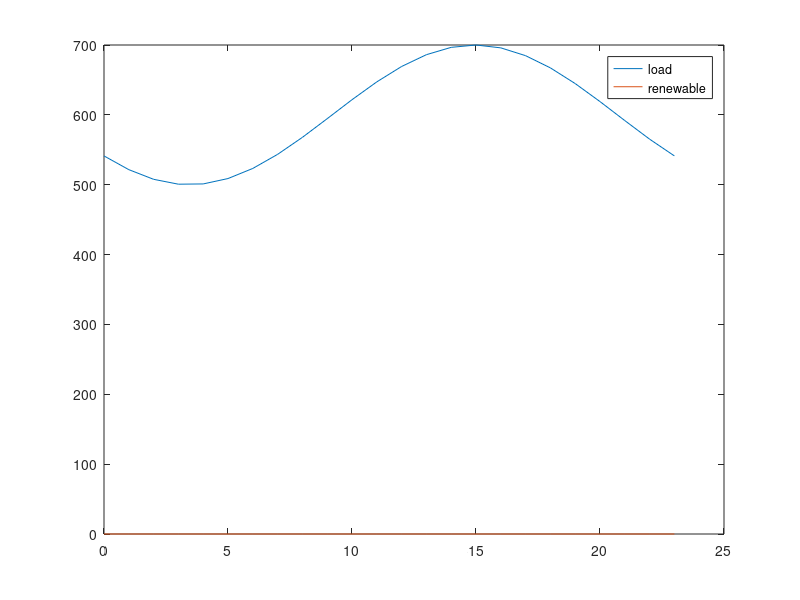

Write MATLAB code to recreate this figure. (Note: this script raises an error after producing the figure.)
clear all

% Runs simulation for the lifetime of the battery

%% Tunables 

life=50400;
Endlife_cap = 0.5;
Starting_cap = 1;
Simu_interval = 720; % one month for degredation interval

ESCap = 20; % MW
ESallowed = 0.8;

k_dollar_coal = 2.37; % dollar/mmbtu, 2014: 2.37, 2017: 2.22
k_dollar_gas = 5.00; % dollar/mmbtu, 2014: 5.00, 2017: 3.67

%emissions factors
k_coal = 206*0.453592; % CO2 kg/mmbtu 
k_gas = 117*0.453592; % CO2 kg/mmbtu 
k_coal_nox = 0.227*0.453592;
k_gas_nox = 0.116*0.453592;
k_coal_so2 = 0.15713*0.453592;
k_gas_so2 = 0.001*0.453592;

k_co2=[k_gas,k_coal,k_gas,k_gas];
k_nox=[k_gas_nox,k_coal_nox,k_gas_nox,k_gas_nox]; 
k_so2=[k_gas_so2,k_coal_so2,k_gas_so2,k_gas_so2]; 

k_dollar=[k_dollar_gas,k_dollar_coal,k_dollar_gas,k_dollar_gas]; 

Flag_wind=0; % 0 for no renewables 1 for renewables
Flag_solar=0;
t_vec = [0:23]';
load_profile = 100*sin(linspace(-0.8*pi,1.2*pi,length(t_vec)))+600;

%wind bellow
wind = Flag_wind*[141.1454209 164.3588944 117.67492 81.14462355 60.24906746 75.97386229 66.24155752 53.00033944 54.0897504 56.28039471 45.30936663 31.58459838 38.24235306 55.3985323 67.19698144 63.89313544 76.75370188 82.61862694 100.3076893 121.2392963 142.839525 148.6643123 161.1639311 145.8123442]; % wind
%solar bellow
solar = Flag_solar*[0 0 0 0 0 0 0 0 2.761714555 187.1547077 307.7808614 260.2846929 282.7520984 260.9285882 373.699438 294.5867518 181.2343721 0 0 0 0 0 0 0];

wind_profile=(wind+solar);

figure
plot(t_vec,load_profile,t_vec,wind_profile)
legend('load','renewable')
fname = 'C:/filepath';
saveas(gca, fullfile(fname,'load'),'fig');

%%
up_min_vec = [4,12,4.5,5];% 
down_min_vec = [4,12,4.5,5];

alpha_load = 0.03;
alpha_wind = 0.05;

mpc = loadcase('case_yl9bus');
baseMVA = mpc.baseMVA;

% Change line constraints
mpc.branch(:,6) = 170*ones(size(mpc.branch,1),1);
mpc.branch(1,6) = 1000;
mpc.branch(4,6) = 1000;
mpc.branch(7,6) = 1000;

% Change generator limits (ineq, linear)
mpc.gen(1:4,9:10) = [250,100;160,64;240,96;150,60]; 
%(rows, columns)

%% Calculating coal cost curves
coef_Hunter_3 = [0.0144,21.077,9080,117483];  % Input/output curve, y(1000 Btu/h), x(MW)
x_Hunter = (10:1:100)';
y_Hunter = polyval(coef_Hunter_3,x_Hunter);

coef_Hunter_2 = polyfit(x_Hunter,y_Hunter,2);
y_Hunter_fit = polyval(coef_Hunter_2,x_Hunter);

coef_Hunter_cost = coef_Hunter_2*k_dollar_coal*10^(-3);
cost_Hunter = polyval(coef_Hunter_cost,x_Hunter);

Hunter_max = 100;

g2_max=mpc.gen(2,9);

g2_ratio=g2_max/Hunter_max;

g2_cost=[coef_Hunter_cost(1)/g2_ratio,coef_Hunter_cost(2),coef_Hunter_cost(3)*g2_ratio];

%% Calculating gas cost curves
coef_Moss_3 = [-0.0013,2.955,6561.2,662025];  % Input/output curve, y(1000 Btu/h), x(MW)
x_Moss = (10:10:750)'; % MW
y_Moss = polyval(coef_Moss_3,x_Moss); % 1000 Btu/h

coef_Moss_2 = polyfit(x_Moss,y_Moss,2); %fits a polynomial line of 2 degrees (Ax^2+Bx+C)
y_Moss_fit = polyval(coef_Moss_2,x_Moss); %uses the two polynominal line to create a new line

coef_Moss_cost = coef_Moss_2*k_dollar_gas*10^(-3);
cost_Moss = polyval(coef_Moss_cost,x_Moss);

Moss_max = 750;

g1_max=mpc.gen(1,9);
g3_max=mpc.gen(3,9);
g4_max=mpc.gen(4,9);

g1_ratio=g1_max/Moss_max;
g3_ratio=g3_max/Moss_max;
g4_ratio=g4_max/Moss_max;

g1_cost = [coef_Moss_cost(1)/g1_ratio,coef_Moss_cost(2),coef_Moss_cost(3)*g1_ratio];
g3_cost = [coef_Moss_cost(1)/g3_ratio,coef_Moss_cost(2),coef_Moss_cost(3)*g3_ratio];
g4_cost = [coef_Moss_cost(1)/g4_ratio,coef_Moss_cost(2),coef_Moss_cost(3)*g4_ratio];

%%
mpc.gencost(1,5:7) = g1_cost; 
mpc.gencost(2,5:7) = g2_cost;
mpc.gencost(3,5:7) = g3_cost;
mpc.gencost(4,5:7) = g4_cost;

%%
% Change reserve cost
Rcost = [5;10;4;4;5;10;4;4]*baseMVA; %heavy coal case

c_on = [3.99*mpc.gen(1,9)+3.67*mpc.gen(1,9)*k_dollar_gas;5.61*mpc.gen(2,9)+7.5*mpc.gen(2,9)*k_dollar_coal;
    3.99*mpc.gen(3,9)+3.67*mpc.gen(3,9)*k_dollar_gas;3.99*mpc.gen(4,9)+3.67*mpc.gen(4,9)*k_dollar_gas]; % $ per occurance

c_off = [3.99*mpc.gen(1,9);5.61*mpc.gen(2,9);3.99*mpc.gen(3,9);3.99*mpc.gen(4,9)]; % $ per occurance
c_rES = 0.1;

mileage = 7.364;
eff=0.9;
Rinc=0.04;
EOL_eff=1-(1-eff)*(Rinc+1);
eff_loss=(eff-EOL_eff)/life*24*30; 

%% prepare

Current_cap = Starting_cap;
Current_t = 0;
tvec = [];
co2_vec = [];
so2_vec = [];
nox_vec = [];
cap_vec = [];
coal_vec=[];
gas_vec=[];
F_coal=[];
F_gas=[];
g1_nES=[];
g2_nES=[];
g3_nES=[];
g4_nES=[];
g1=[];
g2=[];
g3=[];
g4=[];
g1_vec=[];
g2_vec=[];
g3_vec=[];
g4_vec=[];
BaseLoad = 143+159+198; 

n_interval = length(t_vec);
n_generator = 4;
n_wind = 1;
n_reserve = 4;
n_ES = 1;
n_branch = 9;
n_bus = 9;

%% cost
cost_coef = mpc.gencost(1:4,5:7);
Q_gen = diag(cost_coef(:,1))*baseMVA^2; %making cost in 1st column of cost_coef into the diagonal of a 4x4
c_gen = cost_coef(:,2)*baseMVA;
c_gen_c = cost_coef(:,3);
c_reserve = Rcost(1:n_reserve)*2;

CrES = zeros(n_bus,1);
CrES(8,1) = 1;

% power flow (eq, linear)
Bmatrix = zeros(n_bus,n_bus);
branch_info = mpc.branch;
for i = 1:n_branch
    ind_i = branch_info(i,1);
    ind_j = branch_info(i,2);
    bij = 1/branch_info(i,4);
    Bmatrix(ind_i,ind_j) = -bij;
    Bmatrix(ind_j,ind_i) = -bij;
end

Bmatrix = Bmatrix + diag(-sum(Bmatrix,2));

bus_info = mpc.bus;

Cg = zeros(n_bus,n_generator);
Cg(1,1) = 1;
Cg(2,2) = 1;
Cg(3,3) = 1;
Cg(6,4) = 1;

Cw = zeros(n_bus,n_wind);
Cw(8,1) = 1;

% generator limits (ineq, linear)
gen_limits = mpc.gen(1:4,9:10)/baseMVA;

% line constraints (ineq, linear)
Smax = mpc.branch(:,6)/baseMVA;

Bline = zeros(n_branch,n_branch);
for i = 1:n_branch
    ind_i = branch_info(i,1);
    ind_j = branch_info(i,2);
    bij = 1/branch_info(i,4);
    Bline(i,ind_i) = bij;
    Bline(i,ind_j) = -bij;
end

% prepare for cvx
Q_gen_cvx = [];
c_gen_cvx = [];
c_gen_c_cvx = [];
c_reserve_cvx = [];
c_on_cvx = [];
c_off_cvx = [];
c_rES_cvx = [];
Cg_cvx = [];
Cw_cvx = [];
CrES_cvx = [];
Bmatrix_cvx = [];
Sd_cvx = [];
gen_max_cvx = [];
gen_min_cvx = [];
wind_forecast_cvx = [];
Smax_cvx = [];
Bline_cvx = [];


for i = 1:n_interval 
    
    % Change loads
    loadamp = load_profile(i)/BaseLoad;
    mpc.bus(:,3:4) = loadamp*bus_info(:,3:4);
    Sd =mpc.bus(:,3)/baseMVA;
    
    % Change generator bounds
    wind_forecast = wind_profile(i);
    mpc.gen(5,9:10) = [wind_forecast,0]; % wind
    
    % Matrices
    Q_gen_cvx = blkdiag(Q_gen_cvx,Q_gen);
    c_gen_cvx = [c_gen_cvx;c_gen];
    c_gen_c_cvx = [c_gen_c_cvx;c_gen_c];
    c_reserve_cvx = [c_reserve_cvx;c_reserve];
    c_on_cvx = [c_on_cvx;c_on];
    c_off_cvx = [c_off_cvx;c_off];
    c_rES_cvx = [c_rES_cvx;c_rES];
    
    Cg_cvx = blkdiag(Cg_cvx,Cg);
    Cw_cvx = blkdiag(Cw_cvx,Cw);
    CrES_cvx = blkdiag(CrES_cvx,CrES);
    Bmatrix_cvx = blkdiag(Bmatrix_cvx,Bmatrix);
    Sd_cvx = [Sd_cvx;Sd];
    
    gen_max_cvx = [gen_max_cvx;gen_limits(:,1)];
    gen_min_cvx = [gen_min_cvx;gen_limits(:,2)];
    wind_forecast_cvx = [wind_forecast_cvx;wind_forecast];
    
    Smax_cvx = [Smax_cvx;Smax];
    Bline_cvx = blkdiag(Bline_cvx,Bline);
    
end

cvx_begin

variables p(n_generator*n_interval) pw(n_wind*n_interval) theta(n_bus*n_interval) r(n_reserve*n_interval)
variable u(n_generator*n_interval) binary
variable v(n_generator*n_interval) binary
variable w(n_generator*n_interval) binary

minimize (quad_form(p,Q_gen_cvx) + c_gen_cvx'*p + c_reserve_cvx'*r + c_on_cvx'*v + c_off_cvx'*w + c_gen_c_cvx'*u)

subject to
-Cg_cvx*p - Cw_cvx*pw + Bmatrix_cvx*theta + Sd_cvx == 0
p + r <= gen_max_cvx.*u
p - r >= gen_min_cvx.*u
0 <= pw <= wind_forecast_cvx/baseMVA

for i = 1:n_interval
    theta_i = theta((i-1)*n_bus+1:i*n_bus);
    u_i = u((i-1)*n_generator+1:i*n_generator);
    -Smax <= Bline*theta((i-1)*n_bus+1:i*n_bus) <= Smax
    
    theta((i-1)*n_bus+1) == 0
    r_i = r((i-1)*n_reserve+1:i*n_reserve);
    r_demand_i = alpha_wind*pw(i)+alpha_load*load_profile(i)/baseMVA;
    sum(r_i) >= r_demand_i
end

r >= 0

u_0_length = max(max(up_min_vec),max(down_min_vec))+1;
u_0 = ones(n_generator*u_0_length,1);
u_extend = [u_0;u];

for k = 1:n_generator
    up_min = up_min_vec(k);
    down_min = down_min_vec(k);
    for i = 2:(n_interval+u_0_length)
        u_i = u_extend((i-1)*n_generator+k);
        u_iminus = u_extend((i-2)*n_generator+k);
        if (n_interval+u_0_length-i) >= down_min
            for j = 1:down_min-1
                u_j = u_extend((i-1+j)*n_generator+k);
                u_iminus - u_i + u_j <= 1
            end
        else
            for j = 1:(n_interval+u_0_length-i)
                u_j = u_extend((i-1+j)*n_generator+k);
                u_iminus - u_i + u_j <= 1
            end
        end
        if (n_interval+u_0_length-i) >= up_min
            for j = 1:up_min-1
                u_j = u_extend((i-1+j)*n_generator+k);
                -u_iminus + u_i - u_j <= 0
            end
        else
            for j = 1:(n_interval+u_0_length-i)
                u_j = u_extend((i-1+j)*n_generator+k);
                -u_iminus + u_i - u_j <= 0
            end
        end
    end
end

for i = 1:n_interval
    u_i = u((i-1)*n_generator+1:i*n_generator);
    if i == 1
        u_iminus = u_0(end-3:end);
    else
        u_iminus = u((i-2)*n_generator+1:(i-1)*n_generator);
    end
    v_i = v((i-1)*n_generator+1:i*n_generator);
    w_i = w((i-1)*n_generator+1:i*n_generator);
    -u_iminus + u_i - v_i <= 0
    u_iminus - u_i - w_i <= 0
end

cvx_end

p_noES = p;
pw_noES = pw;
r_noES = r;
u_noES = u;
v_noES = v;
w_noES = w;

d=1;

while Current_cap > Endlife_cap
    
    Current_t;
    
    if (Current_t) == 0
        Current_cap;
    else
        Current_cap = Starting_cap-(1-f_BatteryDegrade_Xu(Current_t))
    end
    tvec = [tvec;Current_t];
    cap_vec = [cap_vec;Current_cap];
    Current_t = Current_t + Simu_interval %simulation interval needs to be converted from hours to days
    
    ESavailable = ESCap*Current_cap*ESallowed/2; %%% this should just be ESCap
    maxES = ESavailable/baseMVA;
    
    
    
    %%
    
    clearvars p pw theta r u v w
    
    cvx_begin
    
    variables p(n_generator*n_interval) pw(n_wind*n_interval) theta(n_bus*n_interval) r(n_reserve*n_interval) rES(n_ES*n_interval)
    variable u(n_generator*n_interval) binary
    variable v(n_generator*n_interval) binary
    variable w(n_generator*n_interval) binary
    
    minimize (quad_form(p,Q_gen_cvx) + c_gen_cvx'*p + c_reserve_cvx'*r + c_on_cvx'*v + c_off_cvx'*w + c_rES_cvx'*rES + c_gen_c_cvx'*u)
    
    beta = mileage/24*(1-eff);
    eff=eff-eff_loss;
    
    subject to
    -Cg_cvx*p - Cw_cvx*pw + Bmatrix_cvx*theta + Sd_cvx + CrES_cvx*rES*beta == 0
    p + r <= gen_max_cvx.*u
    p - r >= gen_min_cvx.*u
    0 <= pw <= wind_forecast_cvx/baseMVA
    
    for i = 1:n_interval
        theta_i = theta((i-1)*n_bus+1:i*n_bus);
        u_i = u((i-1)*n_generator+1:i*n_generator);
        -Smax <= Bline*theta((i-1)*n_bus+1:i*n_bus) <= Smax
        
        theta((i-1)*n_bus+1) == 0
        r_i = r((i-1)*n_reserve+1:i*n_reserve);
        rES_i = rES((i-1)*n_ES+1:i*n_ES);
        r_demand_i = alpha_wind*pw(i)+alpha_load*load_profile(i)/baseMVA;
        sum(r_i) + sum(rES_i) >= r_demand_i
    end
    
    r >= 0
    0 <= rES <= maxES
    
    u_0_length = max(max(up_min_vec),max(down_min_vec))+1;
    u_0 = ones(n_generator*u_0_length,1); 
    u_extend = [u_0;u];
    for k = 1:n_generator
        up_min = up_min_vec(k);
        down_min = down_min_vec(k);
        for i = 2:(n_interval+u_0_length)
            u_i = u_extend((i-1)*n_generator+k);
            u_iminus = u_extend((i-2)*n_generator+k);
            if (n_interval+u_0_length-i) >= down_min
                for j = 1:down_min-1
                    u_j = u_extend((i-1+j)*n_generator+k);
                    u_iminus - u_i + u_j <= 1
                end
            else
                for j = 1:(n_interval+u_0_length-i)
                    u_j = u_extend((i-1+j)*n_generator+k);
                    u_iminus - u_i + u_j <= 1;
                end
            end
            if (n_interval+u_0_length-i) >= up_min
                for j = 1:up_min-1
                    u_j = u_extend((i-1+j)*n_generator+k);
                    -u_iminus + u_i - u_j <= 0
                end
            else
                for j = 1:(n_interval+u_0_length-i)
                    u_j = u_extend((i-1+j)*n_generator+k);
                    -u_iminus + u_i - u_j <= 0
                end
            end
        end
    end
    
    for i = 1:n_interval
        u_i = u((i-1)*n_generator+1:i*n_generator);
        if i == 1
            u_iminus = u_0(end-3:end);
        else
            u_iminus = u((i-2)*n_generator+1:(i-1)*n_generator);
        end
        v_i = v((i-1)*n_generator+1:i*n_generator);
        w_i = w((i-1)*n_generator+1:i*n_generator);
        -u_iminus + u_i - v_i <= 0
        u_iminus - u_i - w_i <= 0
    end
    
    cvx_end
    
    
    for i = 1:n_interval
        
        p_i = p_noES((i-1)*n_generator+1:i*n_generator);
        p1_noES(i,1) = p_i(1);
        p2_noES(i,1) = p_i(2);
        p3_noES(i,1) = p_i(3);
        p4_noES(i,1) = p_i(4);
        
        u_i = u_noES((i-1)*n_generator+1:i*n_generator);
        u1_noES(i,1) = u_i(1);
        u2_noES(i,1) = u_i(2);
        u3_noES(i,1) = u_i(3);
        u4_noES(i,1) = u_i(4);
        
        r_i = r_noES((i-1)*n_generator+1:i*n_generator);
        r1_noES(i,1) = r_i(1);
        r2_noES(i,1) = r_i(2);
        r3_noES(i,1) = r_i(3);
        r4_noES(i,1) = r_i(4);
        
    end
    
    for i = 1:n_interval
        
        p_i = p((i-1)*n_generator+1:i*n_generator);
        p1(i,1) = p_i(1);
        p2(i,1) = p_i(2);
        p3(i,1) = p_i(3);
        p4(i,1) = p_i(4);
        
        u_i = u((i-1)*n_generator+1:i*n_generator);
        u1(i,1) = u_i(1);
        u2(i,1) = u_i(2);
        u3(i,1) = u_i(3);
        u4(i,1) = u_i(4);
        
        r_i = r((i-1)*n_generator+1:i*n_generator);
        r1(i,1) = r_i(1);
        r2(i,1) = r_i(2);
        r3(i,1) = r_i(3);
        r4(i,1) = r_i(4);
        
    end
    
    if (Current_t)==720
    figure 
    subplot(3,2,1)
    plot(t_vec,p1_noES*baseMVA,'-o',t_vec,p1*baseMVA,'--x','MarkerSize',3)
    hline = refline([0 100]);
    hline.Color='k';
    hline.LineStyle='--';
    hline = refline([0 250]);
    hline.Color='k';
    hline.LineStyle='--';
    legend('w/o ES','w ES','Location','northoutside','Orientation','Horizontal')
    xlim([0,23])
    
    ylabel('G1 MW (NG)')
    subplot(3,2,2)
    plot(t_vec,p2_noES*baseMVA,'-o',t_vec,p2*baseMVA,'--x','MarkerSize',3)
    hline = refline([0 64]);
    hline.Color='k';
    hline.LineStyle='--';
    hline = refline([0 160]);
    hline.Color='k';
    hline.LineStyle='--';
    xlim([0,23])

    ylabel('G2 MW (Coal)')
    subplot(3,2,3)
    plot(t_vec,p3_noES*baseMVA,'-o',t_vec,p3*baseMVA,'--x','MarkerSize',3)
    hline = refline([0 96]);
    hline.Color='k';
    hline.LineStyle='--';
    hline = refline([0 240]);
    hline.Color='k';
    hline.LineStyle='--';
    xlim([0,23])

    ylabel('G3 MW (NG)')
    subplot(3,2,4)
    plot(t_vec,p4_noES*baseMVA,'-o',t_vec,p4*baseMVA,'--x','MarkerSize',3)
    hline = refline([0 60]);
    hline.Color='k';
    hline.LineStyle='--';
    hline = refline([0 150]);
    hline.Color='k';
    hline.LineStyle='--';
    xlim([0,23])
    ylabel('G4 MW (NG)')
    
    subplot(3,2,5)
    plot(t_vec,pw_noES*baseMVA,'-o',t_vec,pw*baseMVA,'--x','MarkerSize',3)
    xlim([0,23])
    ylabel('Renewable MW')
    xlabel('Hours')
    saveas(gca, fullfile(fname,'Dispatch_Init'),'fig');

    figure %7
    subplot(3,2,1)
    plot(t_vec,r1_noES*baseMVA,'-o',t_vec,r1*baseMVA,'--x','MarkerSize',3)
    legend('w/o ES','w ES','Location','northoutside','Orientation','Horizontal')
    title('Reserve dispatch (MW)')
    xlim([0,23])
%     ylim([0,30])
    ylabel('G1 MW (NG)')
    subplot(3,2,2)
    plot(t_vec,r2_noES*baseMVA,'-o',t_vec,r2*baseMVA,'--x','MarkerSize',3)
    xlim([0,23])
%     ylim([0,30])
    ylabel('G2 MW (Coal)')
    subplot(3,2,3)
    plot(t_vec,r3_noES*baseMVA,'-o',t_vec,r3*baseMVA,'--x','MarkerSize',3)
    xlim([0,23])
%     ylim([0,30])
    ylabel('G3 MW (NG)')
    subplot(3,2,4)
    plot(t_vec,r4_noES*baseMVA,'-o',t_vec,r4*baseMVA,'--x','MarkerSize',3)
    xlim([0,23])
%     ylim([0,30])
    ylabel('G4 MW (NG)')
    subplot(3,2,5)
    plot(t_vec,zeros(length(t_vec),1),'-o',t_vec,rES*baseMVA,'--x','MarkerSize',3)
    xlim([0,23])
%     ylim([0,30])
    ylabel('Battery MW')
    xlabel('Hours')
    saveas(gca, fullfile(fname,'Reserves_Init'),'fig');
    end
    
    co2_total_noES = [];
    so2_total_noES = [];
    nox_total_noES = [];
    cost_p_noES = [];
    cost_r_noES = [];
    cost_total_noES = [];
    gen1=[];
    gen2=[];
    gen3=[];
    gen4=[];
    gen1_noES=[];
    gen2_noES=[];
    gen3_noES=[];
    gen4_noES=[];
    Fuel_coal_noES = [];
    Fuel_gas_noES = [];
    
    for i = 1:length(t_vec)
        
        p_1 = p1_noES(i)*baseMVA;
        p_2 = p2_noES(i)*baseMVA;
        p_3 = p3_noES(i)*baseMVA;
        p_4 = p4_noES(i)*baseMVA;
        
        gen1_nES(i)=p_1;
        gen2_nES(i)=p_2;
        gen3_nES(i)=p_3;
        gen4_nES(i)=p_4;
                
        cost_1 = polyval(mpc.gencost(1,5:7),p_1);
        cost_2 = polyval(mpc.gencost(2,5:7),p_2);
        cost_3 = polyval(mpc.gencost(3,5:7),p_3);
        cost_4 = polyval(mpc.gencost(4,5:7),p_4);
        
        cost_p_noES(i,1) = cost_1 + cost_2 + cost_3 + cost_4;
        
        r_i = r_noES((i-1)*n_reserve+1:i*n_reserve);
        cost_r_noES(i,1) = c_reserve'*r_i;
        
        cost_total_noES(i,1) = cost_p_noES(i,1) + cost_r_noES(i,1);
        
        Fuel1 = cost_1/k_dollar(1,1); %MMBtu
        Fuel2 = cost_2/k_dollar(1,2);
        Fuel3 = cost_3/k_dollar(1,3);
        Fuel4 = cost_4/k_dollar(1,4);
        
        co2_1 = cost_1/k_dollar(1,1)*k_co2(1,1);
        co2_2 = cost_2/k_dollar(1,2)*k_co2(1,2);
        co2_3 = cost_3/k_dollar(1,3)*k_co2(1,3);
        co2_4 = cost_4/k_dollar(1,4)*k_co2(1,4);
        
        so2_1 = cost_1/k_dollar(1,1)*k_so2(1,1);
        so2_2 = cost_2/k_dollar(1,2)*k_so2(1,2);
        so2_3 = cost_3/k_dollar(1,3)*k_so2(1,3);
        so2_4 = cost_4/k_dollar(1,4)*k_so2(1,4);
        
        nox_1 = cost_1/k_dollar(1,1)*k_nox(1,1);
        nox_2 = cost_2/k_dollar(1,2)*k_nox(1,2);
        nox_3 = cost_3/k_dollar(1,3)*k_nox(1,3);
        nox_4 = cost_4/k_dollar(1,4)*k_nox(1,4);
        
        if (p_1<1)
            Fuel1=0;
            co2_1=0;
            so2_1=0;
            nox_1=0;
        end
        if (p_2<1)
            Fuel2=0;
            co2_2=0;
            so2_2=0;
            nox_2=0;
        end
        if (p_3<1)
            Fuel3=0;
            co2_3=0;
            so2_3=0;
            nox_3=0;
        end
        if (p_4<1)
            Fuel4=0;
            co2_4=0;
            so2_4=0;
            nox_4=0;
        end
        
        co2_p = co2_1+co2_2+co2_3+co2_4;
        so2_p = so2_1+so2_2+so2_3+so2_4;
        nox_p = nox_1+nox_2+nox_3+nox_4;
        
        coal_p = Fuel2; % heavy coal
        gas_p = Fuel3 + Fuel4+Fuel1; % heavy coal
        
        co2_total_noES(i,1) = co2_p; %represents a day's worth of emissions
        so2_total_noES(i,1) = so2_p; %represents a day's worth of emissions
        nox_total_noES(i,1) = nox_p; %represents a day's worth of emissions
        Fuel_coal_noES(i,1) = coal_p;
        Fuel_gas_noES(i,1) = gas_p;
        Fuel_G1_noES(i,1) = Fuel1;
        Fuel_G2_noES(i,1) = Fuel2;
        Fuel_G3_noES(i,1) = Fuel3;
        Fuel_G4_noES(i,1) = Fuel4;
    end
    
    g1_nES(d)=sum(gen1_nES);
    g2_nES(d)=sum(gen2_nES);
    g3_nES(d)=sum(gen3_nES);
    g4_nES(d)=sum(gen4_nES);
    f1_nES(d)=sum(Fuel_G1_noES);
    f2_nES(d)=sum(Fuel_G2_noES);
    f3_nES(d)=sum(Fuel_G3_noES);
    f4_nES(d)=sum(Fuel_G4_noES);

    
    co2_total = [];
    so2_total = [];
    nox_total = [];
    cost_p = [];
    cost_r = [];
    cost_total = [];
    Fuel_coal = [];
    Fuel_gas = [];

    
    for i = 1:length(t_vec)
        
        p_1 = p1(i)*baseMVA;
        p_2 = p2(i)*baseMVA;
        p_3 = p3(i)*baseMVA;
        p_4 = p4(i)*baseMVA;
        
        gen1(i)=p_1;
        gen2(i)=p_2;
        gen3(i)=p_3;
        gen4(i)=p_4;
        
        cost_1 = polyval(mpc.gencost(1,5:7),p_1);
        cost_2 = polyval(mpc.gencost(2,5:7),p_2);
        cost_3 = polyval(mpc.gencost(3,5:7),p_3);
        cost_4 = polyval(mpc.gencost(4,5:7),p_4);
        
        cost_p(i,1) = cost_1 + cost_2 + cost_3 + cost_4;
        
        r_i = r((i-1)*n_reserve+1:i*n_reserve);
        cost_r(i,1) = c_reserve'*r_i;
        
        cost_total(i,1) = cost_p(i,1) + cost_r(i,1);
        
        co2_1 = cost_1/k_dollar(1,1)*k_co2(1,1);
        co2_2 = cost_2/k_dollar(1,2)*k_co2(1,2);
        co2_3 = cost_3/k_dollar(1,3)*k_co2(1,3);
        co2_4 = cost_4/k_dollar(1,4)*k_co2(1,4);
        
        so2_1 = cost_1/k_dollar(1,1)*k_so2(1,1);
        so2_2 = cost_2/k_dollar(1,2)*k_so2(1,2);
        so2_3 = cost_3/k_dollar(1,3)*k_so2(1,3);
        so2_4 = cost_4/k_dollar(1,4)*k_so2(1,4);
        
        nox_1 = cost_1/k_dollar(1,1)*k_nox(1,1);
        nox_2 = cost_2/k_dollar(1,2)*k_nox(1,2);
        nox_3 = cost_3/k_dollar(1,3)*k_nox(1,3);
        nox_4 = cost_4/k_dollar(1,4)*k_nox(1,4);
        
        Fuel1 = cost_1/k_dollar(1,1); %MMBtu
        Fuel2 = cost_2/k_dollar(1,2);
        Fuel3 = cost_3/k_dollar(1,3);
        Fuel4 = cost_4/k_dollar(1,4);
        
        if (p_1<1)
            Fuel1=0;
            co2_1=0;
            so2_1=0;
            nox_1=0;
        end
        if (p_2<1)
            Fuel2=0;
            co2_2=0;
            so2_2=0;
            nox_2=0;
        end
        if (p_3<1)
            Fuel3=0;
            co2_3=0;
            so2_3=0;
            nox_3=0;
        end
        if (p_4<1)
            Fuel4=0;
            co2_4=0;
            so2_4=0;
            nox_4=0;
        end
        
        co2_p = co2_1+co2_2+co2_3+co2_4;
        so2_p = so2_1+so2_2+so2_3+so2_4;
        nox_p = nox_1+nox_2+nox_3+nox_4;
        
        coal_p = Fuel2; % heavy coal
        gas_p = Fuel3 + Fuel4 + Fuel1; % heavy coal

        co2_total(i,1) = co2_p;
        so2_total(i,1) = so2_p;
        nox_total(i,1) = nox_p;
        Fuel_coal(i,1) = coal_p;
        Fuel_gas(i,1) = gas_p;
        Fuel_G1(i,1) = Fuel1;
        Fuel_G2(i,1) = Fuel2;
        Fuel_G3(i,1) = Fuel3;
        Fuel_G4(i,1) = Fuel4;
        
        
    end

    g1(d)=sum(gen1);
    g2(d)=sum(gen2);
    g3(d)=sum(gen3);
    g4(d)=sum(gen4);
    f1(d)=sum(Fuel_G1);
    f2(d)=sum(Fuel_G2);
    f3(d)=sum(Fuel_G3);
    f4(d)=sum(Fuel_G4);
    d=d+1;
   
    F_coal_delta = sum(Fuel_coal) - sum(Fuel_coal_noES); %total for one day in each month
    F_gas_delta = sum(Fuel_gas) - sum(Fuel_gas_noES); %total for one day in each month
    co2_delta = sum(co2_total) - sum(co2_total_noES);
    so2_delta = sum(so2_total) - sum(so2_total_noES);
    nox_delta = sum(nox_total) - sum(nox_total_noES);
    g1_delta=sum(g1)-sum(g1_nES);
    g2_delta=sum(g2)-sum(g2_nES);
    g3_delta=sum(g3)-sum(g3_nES);
    g4_delta = sum(g4)-sum(g4_nES);
    
    coal_vec = [coal_vec;F_coal_delta];
    gas_vec = [gas_vec;F_gas_delta];
    co2_vec = [co2_vec;co2_delta];
    so2_vec = [so2_vec;so2_delta];
    nox_vec = [nox_vec;nox_delta];% possitive if ES increased emissions
    g1_vec = [g1_vec;g1_delta];
    g2_vec = [g2_vec;g2_delta];
    g3_vec = [g3_vec;g3_delta];
    g4_vec = [g4_vec;g4_delta];

    curt_ES = sum(pw*baseMVA)/sum(wind_profile)
    curt_noES = sum(pw_noES*baseMVA)/sum(wind_profile)

if (Current_t)==720
    figure 
    subplot(2,2,1)
    plot(t_vec,Fuel_G1_noES,'-o',t_vec,Fuel_G1,'--x','MarkerSize',3)
    legend('w/o ES','w ES','Location','northoutside','Orientation','Horizontal')
    title('Fuel (MMBtu)')
    xlim([0,23])
    ylabel('G1 MMBtu (Coal)')
    
    subplot(2,2,2)
    plot(t_vec,Fuel_G2_noES,'-o',t_vec,Fuel_G2,'--x','MarkerSize',3)
    xlim([0,23])
    ylabel('G2 MMBtu (Coal)')
    
    subplot(2,2,3)
    plot(t_vec,Fuel_G3_noES,'-o',t_vec,Fuel_G3,'--x','MarkerSize',3)
    xlim([0,23])
    ylabel('G3 MMBtu (NG)')
    
    subplot(2,2,4)
    plot(t_vec,Fuel_G4_noES,'-o',t_vec,Fuel_G4,'--x','MarkerSize',3)
    xlim([0,23])
    ylabel('G4 MMBtu (NG)')
    saveas(gca, fullfile(fname,'Fuel_Init'),'fig');
    end
end
%%

    figure 
    subplot(3,2,1)
    plot(t_vec,p1_noES*baseMVA,'-o',t_vec,p1*baseMVA,'--x','MarkerSize',3)
    legend('w/o ES','w ES','Location','northoutside','Orientation','Horizontal')
    title('Generator dispatch (MW)')
    hline = refline([0 100]);
    hline.Color='k';
    hline.LineStyle='--';
    hline = refline([0 250]);
    hline.Color='k';
    hline.LineStyle='--';
    xlim([0,23])
    ylabel('G1 MW (NG)')
    
    subplot(3,2,2)
    plot(t_vec,p2_noES*baseMVA,'-o',t_vec,p2*baseMVA,'--x','MarkerSize',3)
    hline = refline([0 64]);
    hline.Color='k';
    hline.LineStyle='--';
    hline = refline([0 160]);
    hline.Color='k';
    hline.LineStyle='--';
    xlim([0,23])
    ylabel('G2 MW (Coal)')
    
    subplot(3,2,3)
    plot(t_vec,p3_noES*baseMVA,'-o',t_vec,p3*baseMVA,'--x','MarkerSize',3)
    hline = refline([0 96]);
    hline.Color='k';
    hline.LineStyle='--';
    hline = refline([0 240]);
    hline.Color='k';
    hline.LineStyle='--';
    xlim([0,23])
    ylabel('G3 MW (NG)')
    xlabel('Hours')
    
    subplot(3,2,4)
    plot(t_vec,p4_noES*baseMVA,'-o',t_vec,p4*baseMVA,'--x','MarkerSize',3)
    hline = refline([0 60]);
    hline.Color='k';
    hline.LineStyle='--';
    hline = refline([0 150]);
    hline.Color='k';
    hline.LineStyle='--';
    xlim([0,23])
    ylabel('G4 MW (NG)')
    xlabel('Hours')
    
    subplot(3,2,5)
    plot(t_vec,pw_noES*baseMVA,'-o',t_vec,pw*baseMVA,'--x','MarkerSize',3)
    xlim([0,23])
    ylabel('Renewable MW')
    xlabel('Hours')
    saveas(gca, fullfile(fname,'Dispatch_Final'),'fig');
    
    
    figure %7
    subplot(3,2,1)
    plot(t_vec,r1_noES*baseMVA,'-o',t_vec,r1*baseMVA,'--x','MarkerSize',3)
    legend('w/o ES','w ES','Location','northoutside','Orientation','Horizontal')
    title('Reserve dispatch (MW)')
    xlim([0,23])
    ylabel('G1 MW (NG)')
    
    subplot(3,2,2)
    plot(t_vec,r2_noES*baseMVA,'-o',t_vec,r2*baseMVA,'--x','MarkerSize',3)
    xlim([0,23])
    ylabel('G2 MW (Coal)')
    
    subplot(3,2,3)
    plot(t_vec,r3_noES*baseMVA,'-o',t_vec,r3*baseMVA,'--x','MarkerSize',3)
    xlim([0,23])
    ylabel('G3 MW (NG)')
    
    subplot(3,2,4)
    plot(t_vec,r4_noES*baseMVA,'-o',t_vec,r4*baseMVA,'--x','MarkerSize',3)
    xlim([0,23])
    ylabel('G4 MW (NG)')
    
    subplot(3,2,5)
    plot(t_vec,zeros(length(t_vec),1),'-o',t_vec,rES*baseMVA,'--x','MarkerSize',3)
    xlim([0,23])
    ylabel('Battery MW')
    xlabel('Hours')
    saveas(gca, fullfile(fname,'Reserves_Final'),'fig');
    
total_co2 = sum(30*co2_vec)%Simu_interval is 30*24
total_so2 = sum(30*so2_vec)
total_nox = sum(30*nox_vec)
total_coal = sum(30*coal_vec)
total_gas = sum(30*gas_vec)
total_coal_MW=30*(sum(g2_vec))
total_gas_MW=30*(sum(g3_vec)+sum(g4_vec)+sum(g1_vec))

label={'Con_NG_NA'};
impacts(1,:)=[total_co2,total_so2,total_nox,total_gas,total_coal,total_gas_MW,total_coal_MW];
xlswrite('impacts_Xu.xlsx',label,1,'A23')
xlswrite('impacts_Xu.xlsx',impacts,1,'B23')

%%
figure
plot(tvec,co2_vec,'-o')
xlabel('Hours')
ylabel('CO_2 (kg)')
saveas(gca, fullfile(fname,'CO2'),'fig');

figure
plot(tvec,coal_vec,'-o',tvec,gas_vec,'-o')
xlabel('Hours')
ylabel('Fuel (mmBtu)')
legend('Coal','Gas')
saveas(gca, fullfile(fname,'Fuel'),'fig');

figure
plot(tvec/24/30,g1,'-o',tvec/24/30,g2,'-o',tvec/24/30,g3,'-o',tvec/24/30,g4,'-o')
legend('g1','g2','g3','g4')
xlabel('Months')
ylabel('Generation (MWh)')
saveas(gca, fullfile(fname,'Gen_ES'),'fig');

figure
plot(tvec/24/30,g1_nES,'-o',tvec/24/30,g2_nES,'-o',tvec/24/30,g3_nES,'-o',tvec/24/30,g4_nES,'-o')
legend('g1_nES','g2_nES','g3_nES','g4_nES')
xlabel('Months')
ylabel('Generation (MWh)')
saveas(gca, fullfile(fname,'Gen_noES'),'fig');
